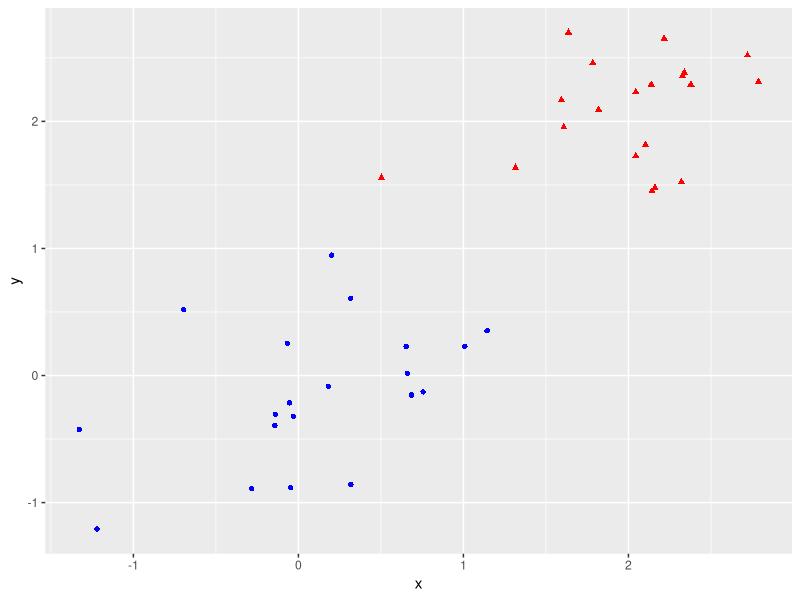
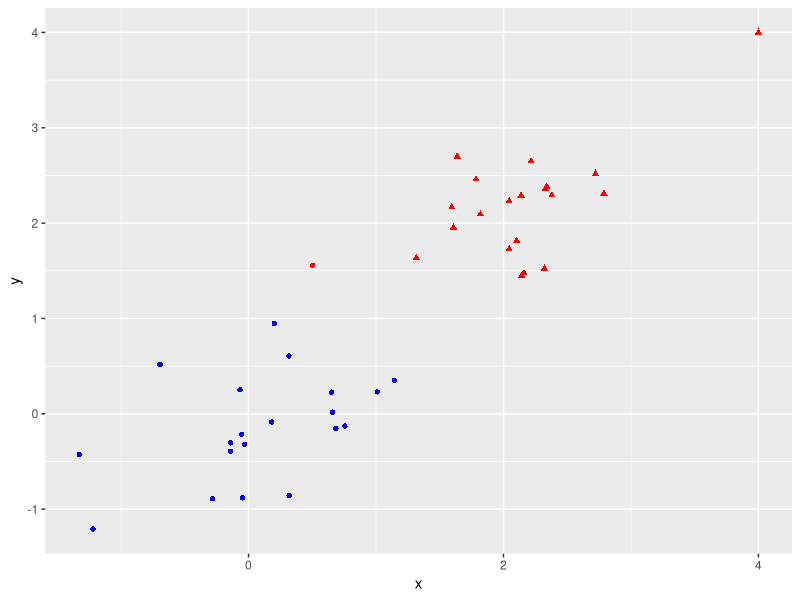
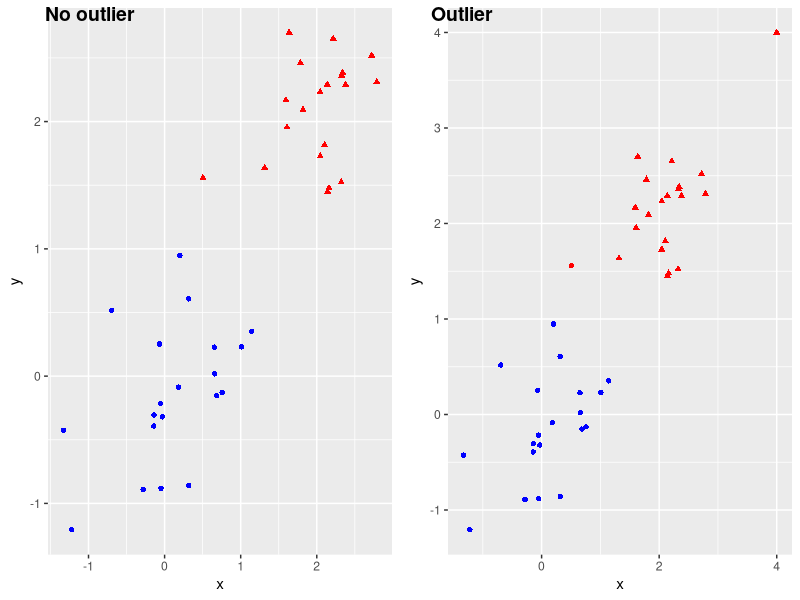

The R script that drew these images, in order:
### Preample ####
# Loading libraries
library(ggplot2)
library(cowplot)

# Setting random generator seed
set.seed(42)

### No Outlier ####
# First cluster - cluster 0
x1 = rnorm(20,0,0.5)
y1 = rnorm(20,0,0.5)

# Second cluster - cluster 1
x2 =rnorm(20,2,0.5)
y2 =rnorm(20,2,0.5)

# Dataset creation
d1=data.frame(x=x1,y=y1,c=rep(0,10))
d2=data.frame(x=x2,y=y2,c=rep(1,10))
d=rbind(d1,d2)

# k-means
d_clst=kmeans(d[,-3],2)

g1 = ggplot(d)+
  aes(x=x,y=y,color=c,shape=as.factor(d_clst$cluster))+geom_point()+
  theme(legend.position="none")+ scale_color_gradient(low="blue", high="red")
g1

### Outlier ####

# Data
out=data.frame(x=c(4),y=c(4),c=c(1))
d_out=rbind(d,out)
#k-means
d_out_clst=kmeans(d_out[,-3],2)
# Plot
g2 = ggplot(d_out)+
  aes(x=x,y=y,color=c,shape=as.factor(d_out_clst$cluster))+geom_point()+
  theme(legend.position="none")+ scale_color_gradient(low="blue", high="red")
g2

# Combining two graphs
plot_grid(g1,g2, labels=c("No outlier", "Outlier"), ncol = 2, nrow = 1)
